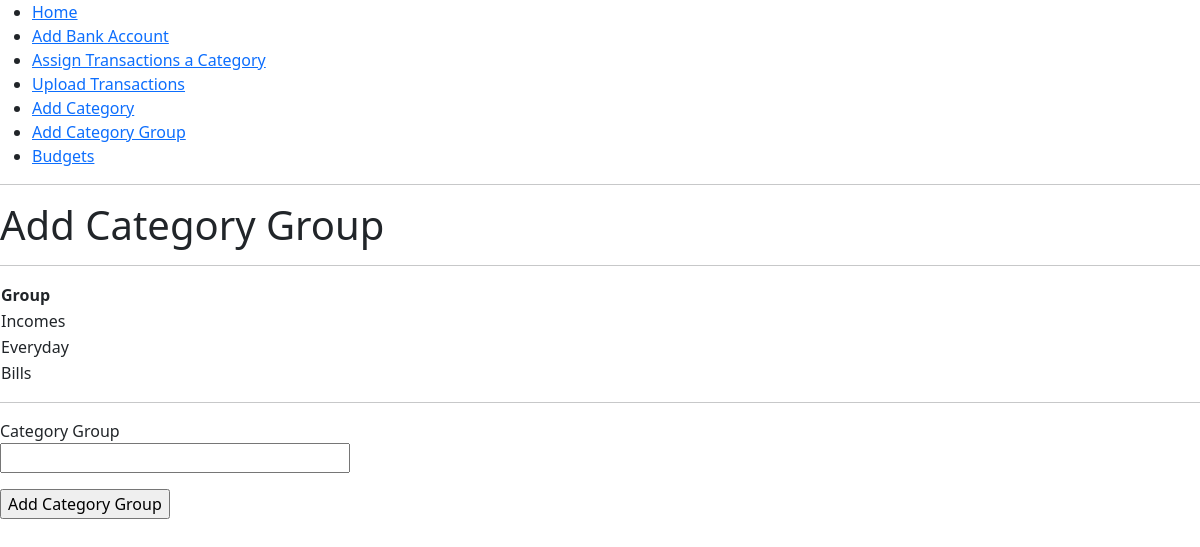
The app's page /add_category_group with its own data.
### app/models.py (models this page shows, shortened)
class CategoryGroup(db.Model):
	id = db.Column(db.Integer, primary_key=True)
	group = db.Column(db.String(64))
	categories = db.relationship('Category', back_populates='group')

### app/main/routes.py (the view)
@bp.route('/add_category_group', methods=['GET', 'POST'])
def add_category_group():
    form = AddCategoryGroupForm()
    if form.validate_on_submit():
        group = CategoryGroup(group=form.group.data)
        db.session.add(group)
        db.session.commit()
        flash('Group {} added!'.format(form.group.data))
        return redirect(url_for('main.add_category_group'))
    groups = CategoryGroup.query.order_by(CategoryGroup.group.desc()).all()
    return render_template('add_category_group.html', title='Add Category Group', form=form, groups=groups)

### app/main/forms.py
class AddCategoryGroupForm(FlaskForm):
	group = StringField('Category Group', validators=[DataRequired()])
	submit = SubmitField('Add Category Group')

### app/templates/add_category_group.html (shortened to what this page needs)
{% extends "base.html"%}
{% block content %}
	<h1>Add Category Group</h1>
	<hr>
	<table>
 	<tr>
	    <th>Group</th>
 	</tr>
	{% for g in groups %}
		<tr>
    	  <td>{{ g.group }}</td>
  		</tr>
	{% endfor %}
  </table>
  <hr>
	<form method="POST" novalidate>
		<p>
			{{ form.group.label }}<br>
			{{ form.group(size=32) }}<br>
		</p>
		<p>{{ form.submit() }}</p>
	</form>
{% endblock %}

### records on screen
CategoryGroup: group "Incomes"
CategoryGroup: group "Everyday"
CategoryGroup: group "Bills"
